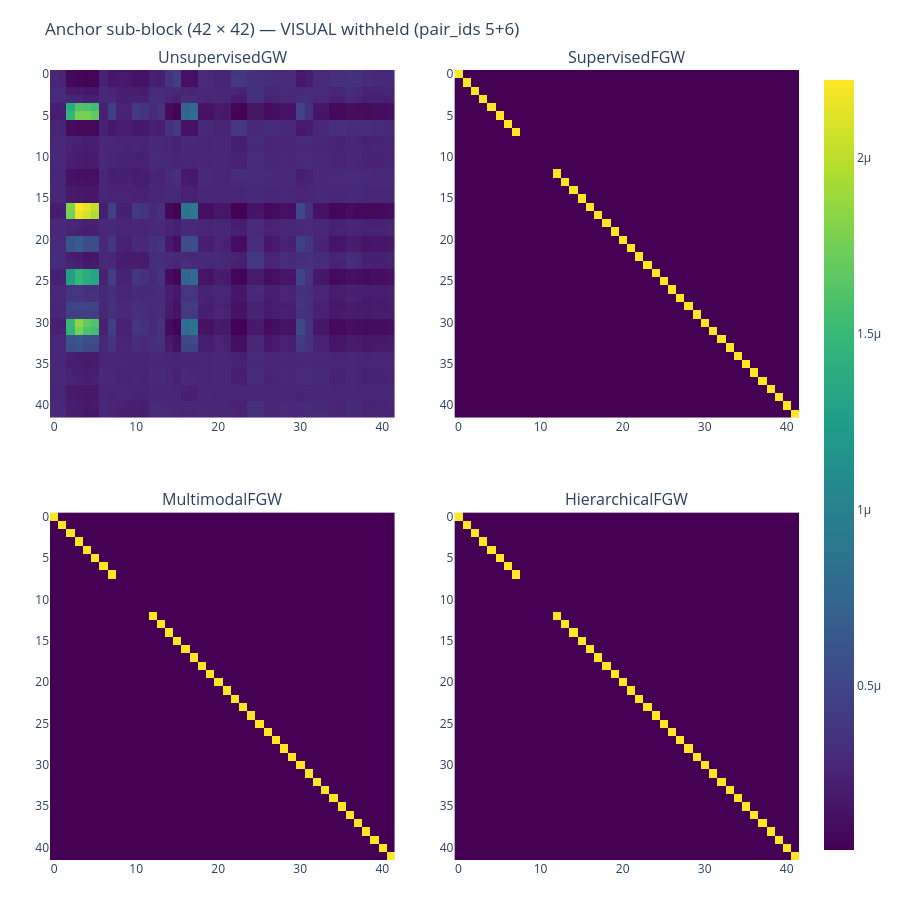

Notebook code cell kept with this figure:
### Markdown cell above
## Same heatmap, but with the visual network held out

Look at the 4 visual anchors (rows/cols indexed roughly 8–11 — pair_ids 5+6 × L/R). For the supervised models, those rows lose their diagonal hit because the model wasn't shown the answer.

### Code cell
fig = make_subplots(rows=2, cols=2, subplot_titles=names,
                     horizontal_spacing=0.08, vertical_spacing=0.12)
for k, name in enumerate(names):
    z = results[name]['pi_anchor_held']
    r, c = k // 2 + 1, k % 2 + 1
    fig.add_trace(go.Heatmap(z=z, colorscale='Viridis', showscale=(k == 0)),
                  row=r, col=c)
    fig.update_yaxes(autorange='reversed', row=r, col=c)
fig.update_layout(
    title='Anchor sub-block (42 × 42) — VISUAL withheld (pair_ids 5+6)',
    width=900, height=900,
    margin=dict(l=50, r=20, t=70, b=40),
)
fig

### Figure 1 — Plotly figure (JSON) as saved in the notebook; plotly's stock layout.template omitted (floating-point values rounded to 4 significant figures; data arrays with more than 128 entries replaced by an {"elided": "..."} marker saying what was removed)
{"data": [{"colorscale": [[0, "#440154"], [0.1111, "#482878"], [0.2222, "#3e4989"], [0.3333, "#31688e"], [0.4444, "#26828e"], [0.5556, "#1f9e89"], [0.6667, "#35b779"], [0.7778, "#6ece58"], [0.8889, "#b5de2b"], [1, "#fde725"]], "showscale": true, "type": "heatmap", "xaxis": "x", "yaxis": "y", "z": {"elided": "42x42 float values"}}, {"colorscale": [[0, "#440154"], [0.1111, "#482878"], [0.2222, "#3e4989"], [0.3333, "#31688e"], [0.4444, "#26828e"], [0.5556, "#1f9e89"], [0.6667, "#35b779"], [0.7778, "#6ece58"], [0.8889, "#b5de2b"], [1, "#fde725"]], "showscale": false, "type": "heatmap", "xaxis": "x2", "yaxis": "y2", "z": {"elided": "42x42 float values"}}, {"colorscale": [[0, "#440154"], [0.1111, "#482878"], [0.2222, "#3e4989"], [0.3333, "#31688e"], [0.4444, "#26828e"], [0.5556, "#1f9e89"], [0.6667, "#35b779"], [0.7778, "#6ece58"], [0.8889, "#b5de2b"], [1, "#fde725"]], "showscale": false, "type": "heatmap", "xaxis": "x3", "yaxis": "y3", "z": {"elided": "42x42 float values"}}, {"colorscale": [[0, "#440154"], [0.1111, "#482878"], [0.2222, "#3e4989"], [0.3333, "#31688e"], [0.4444, "#26828e"], [0.5556, "#1f9e89"], [0.6667, "#35b779"], [0.7778, "#6ece58"], [0.8889, "#b5de2b"], [1, "#fde725"]], "showscale": false, "type": "heatmap", "xaxis": "x4", "yaxis": "y4", "z": {"elided": "42x42 float values"}}], "layout": {"annotations": [{"font": {"size": 16}, "showarrow": false, "text": "UnsupervisedGW", "x": 0.23, "xanchor": "center", "xref": "paper", "y": 1, "yanchor": "bottom", "yref": "paper"}, {"font": {"size": 16}, "showarrow": false, "text": "SupervisedFGW", "x": 0.77, "xanchor": "center", "xref": "paper", "y": 1, "yanchor": "bottom", "yref": "paper"}, {"font": {"size": 16}, "showarrow": false, "text": "MultimodalFGW", "x": 0.23, "xanchor": "center", "xref": "paper", "y": 0.44, "yanchor": "bottom", "yref": "paper"}, {"font": {"size": 16}, "showarrow": false, "text": "HierarchicalFGW", "x": 0.77, "xanchor": "center", "xref": "paper", "y": 0.44, "yanchor": "bottom", "yref": "paper"}], "height": 900, "margin": {"b": 40, "l": 50, "r": 20, "t": 70}, "title": {"text": "Anchor sub-block (42 × 42) — VISUAL withheld (pair_ids 5+6)"}, "width": 900, "xaxis": {"anchor": "y", "domain": [0, 0.46]}, "xaxis2": {"anchor": "y2", "domain": [0.54, 1]}, "xaxis3": {"anchor": "y3", "domain": [0, 0.46]}, "xaxis4": {"anchor": "y4", "domain": [0.54, 1]}, "yaxis": {"anchor": "x", "autorange": "reversed", "domain": [0.56, 1]}, "yaxis2": {"anchor": "x2", "autorange": "reversed", "domain": [0.56, 1]}, "yaxis3": {"anchor": "x3", "autorange": "reversed", "domain": [0, 0.44]}, "yaxis4": {"anchor": "x4", "autorange": "reversed", "domain": [0, 0.44]}}}
